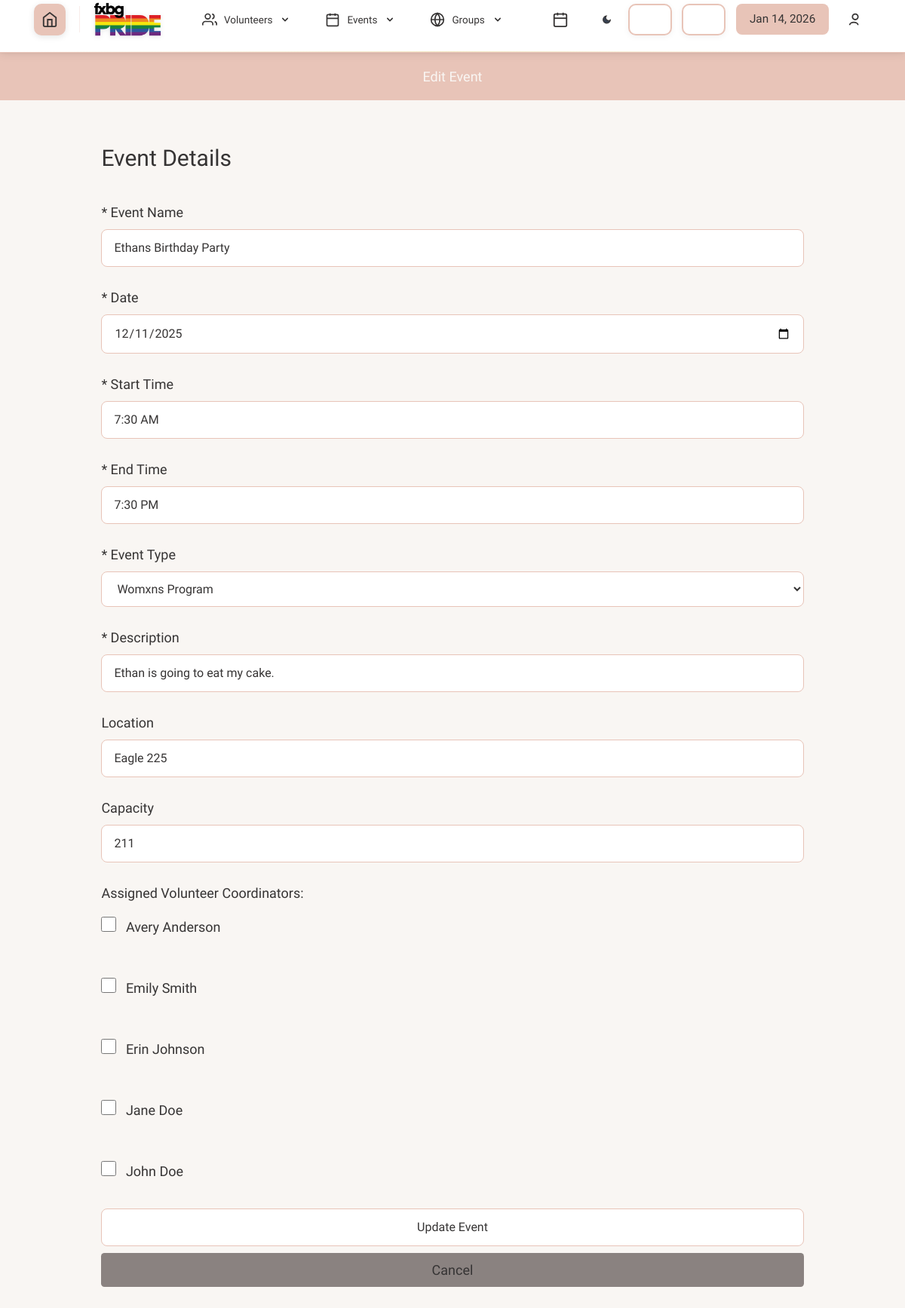
Page /editEvent.php?id=123 (signed in) on the earlier database version.
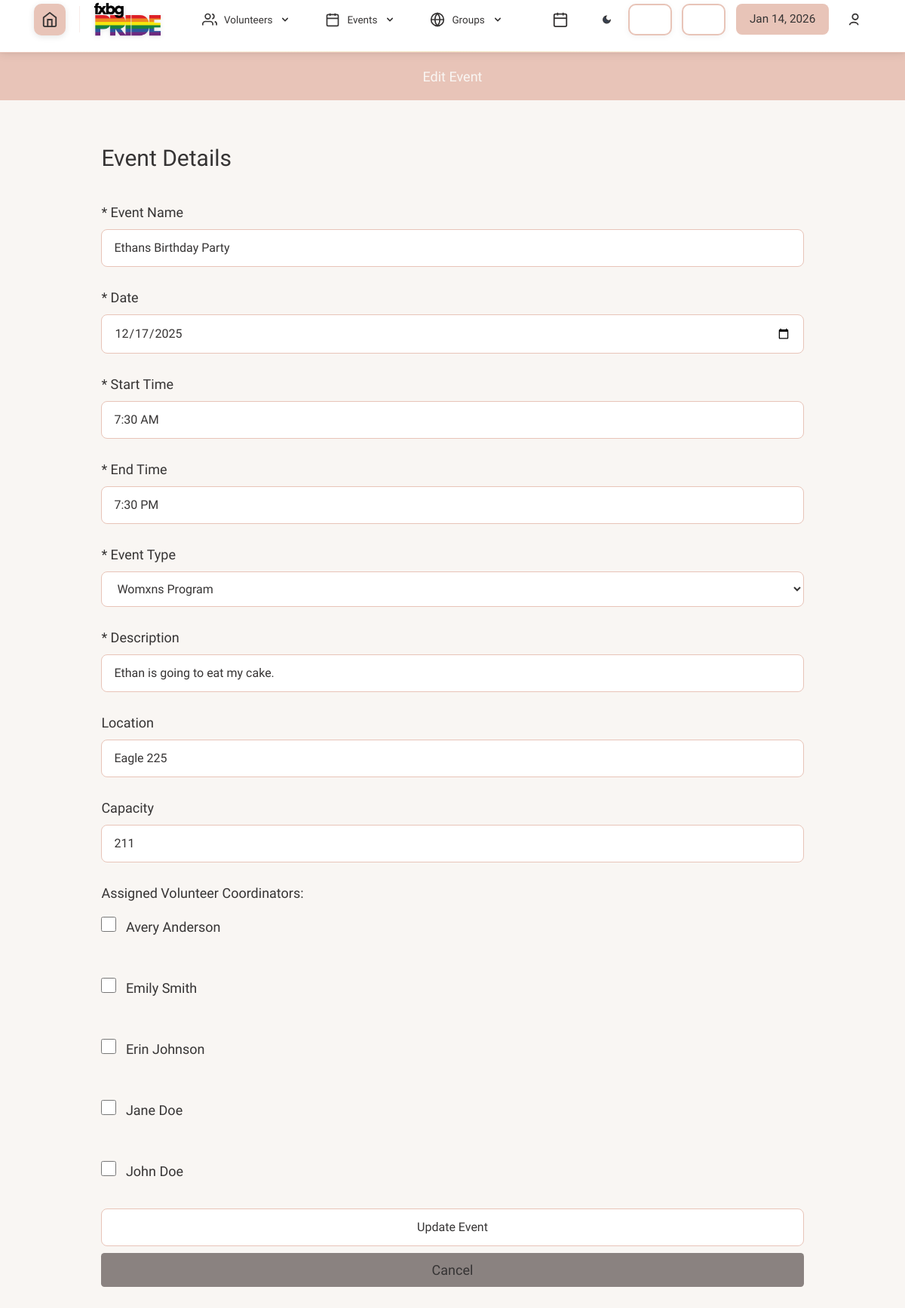
Same page on the later database version.
### tables this page shows
CREATE TABLE `dbevents` (
  `id` int NOT NULL,
  `name` text NOT NULL,
  `date` char(10) NOT NULL,
  `startTime` char(5) NOT NULL,
  `endTime` char(5) NOT NULL,
  `description` text NOT NULL,
  `capacity` int NOT NULL,
  `completed` text NOT NULL,
  `restricted_signup` tinyint(1) NOT NULL,
  `location` text,
  `type` text NOT NULL,
  `volunteer_coordinator` int DEFAULT NULL
);

### database/dbEvents.php (called while the page is built, shortened)
<?php
function fetch_event_by_id($id)
{
    $connection = connect();
    $id = mysqli_real_escape_string($connection, $id);
    $query = "select * from dbevents where id = '$id'";
    $result = mysqli_query($connection, $query);
    $event = mysqli_fetch_assoc($result);
    if ($event) {
        require_once('include/output.php');
        $event = hsc($event);
        return $event;
    }
    return null;
}

### include/output.php (called while the page is built, shortened)
<?php
function hsc($input)
{
    if (is_array($input)) {
        $arr = [];
        foreach ($input as $key => $value) {
            $arr[$key] = htmlspecialchars($value ?? '');
        }
        return $arr;
    }
    return htmlspecialchars($input ?? '');
}
function time24hTo12h($time)
{
    $hour = substr($time, 0, 2);
    $minute = substr($time, 3, 2);
    $hour = intval($hour);
    if ($hour < 12) {
        return hsc($hour . ':' . $minute . ' AM');
    } elseif ($hour > 12) {
        $hour -= 12;
    }
    return hsc($hour . ':' . $minute . ' PM');
}

### database/dbPersons.php (called while the page is built, shortened)
<?php
function getVolunteerCoordinators()
{
    $conn = connect();
    $stmt = $conn->prepare("SELECT person_id, CONCAT(first_name, ' ', last_name) AS full_name, email
        FROM dbpersons
        WHERE role_type = 1 AND role_name = 'Volunteer Coordinator'
        ORDER BY full_name ASC
    ");
    $stmt->execute();
    $result = $stmt->get_result();
    $data = [];
    while ($row = $result->fetch_assoc()) {
        $data[] = [
            'person_id' => $row['person_id'],
            'fullname' => $row['full_name'],
            'email' => $row['email']
        ];
    }
    return $data;
}

### editEvent.php (the view, shortened to what the changed rows need)
<?php
    require_once('database/dbEvents.php');
    require_once('database/dbPersons.php');
    $args = sanitize($_GET);
    $id = $args['id'];
    $event = fetch_event_by_id($id);
    $volunteerCoord = getVolunteerCoordinators();
    require_once('include/output.php');
?>
<!DOCTYPE html>
<html>
    <head>
        <?php require_once('universal.inc') ?>
    </head>
    <body>
        <?php require_once('header.php') ?>
        <h1>Edit Event</h1>
        <main class="date">
            <h2>Event Details</h2>
            <form id="new-event-form" method="post">
                <label for="name">* Event Name </label>
                <input type="text" id="name" name="name" value="<?php echo $event['name'] ?>" required placeholder="Enter name">
                <label for="name">* Date </label>
                <input type="date" id="date" name="date" value="<?php echo $event['date'] ?>" min="<?php echo date('Y-m-d'); ?>" required>
                <label for="name">* Start Time </label>
                <input type="text" id="start-time" name="start-time" value="<?php echo time24hto12h($event['startTime']) ?>" pattern="([1-9]|10|11|12):[0-5][0-9] ?([aApP][mM])" required placeholder="Enter start time. Ex. 12:00 PM">
                <label for="name">* End Time </label>
                <input type="text" id="end-time" name="end-time" value="<?php echo time24hto12h($event['endTime']) ?>" pattern="([1-9]|10|11|12):[0-5][0-9] ?([aApP][mM])" required placeholder="Enter end time. Ex. 12:00 PM">
                <label for="type">* Event Type </label>
                <select id="type" name="type" required>
                    <?php
                        $options = array("Outreach", "Festival", "Fundraiser", "Youth Program", "Womxns Program", "Silver Pride Program",
                            "Game Night Program", "Youth Reading Program", "Adult Reading Program", "Other");
                        $selected_type = isset($event['type']) ? $event['type'] : '';
                        $is_valid_type = in_array($selected_type, $options);
                        foreach ($options as $option) {
                            $selected = ($is_valid_type && $option == $selected_type) ? 'selected' : '';
                            echo "<option value=\"{$option}\" {$selected}>{$option}</option>";
                        }
                        ?>
                </select>
                <label for="name">* Description </label>
                <input type="text" id="description" name="description" value="<?php echo $event['description'] ?>" required placeholder="Enter description">
                <label for="name">Location </label>
                <input type="text" id="location" name="location" value="<?php echo $event['location'] ?>" placeholder="Enter location">
                <label for="name">Capacity </label>
                <input type="number" id="capacity" name="capacity" value="<?php echo $event['capacity'] ?>" placeholder="Enter capacity (e.g. 1-99)">
                <label for="volunteer-coordinator">Assigned Volunteer Coordinators:</label>
                    <?php if (empty($volunteerCoord)) : ?>
                        <p>No available volunteer coordinators.</p>
                    <?php else : ?>
                        <div class="coordinator-checkboxes">
                            <?php foreach ($volunteerCoord as $vc) : ?>
                                <label>
                                </label><br>
                            <?php endforeach; ?>
                        </div>
                    <?php endif; ?>
                <input type="submit" value="Update Event">
                <a class="button cancel" href="event.php?id=<?php echo htmlspecialchars($_GET['id']) ?>" style="margin-top: .5rem">Cancel</a>
            </form>
        </main>
    </body>
</html>

Differences in the rows shown:
changed dbevents "Ethans Birthday Party": date "12/11/2025" → "12/17/2025"
